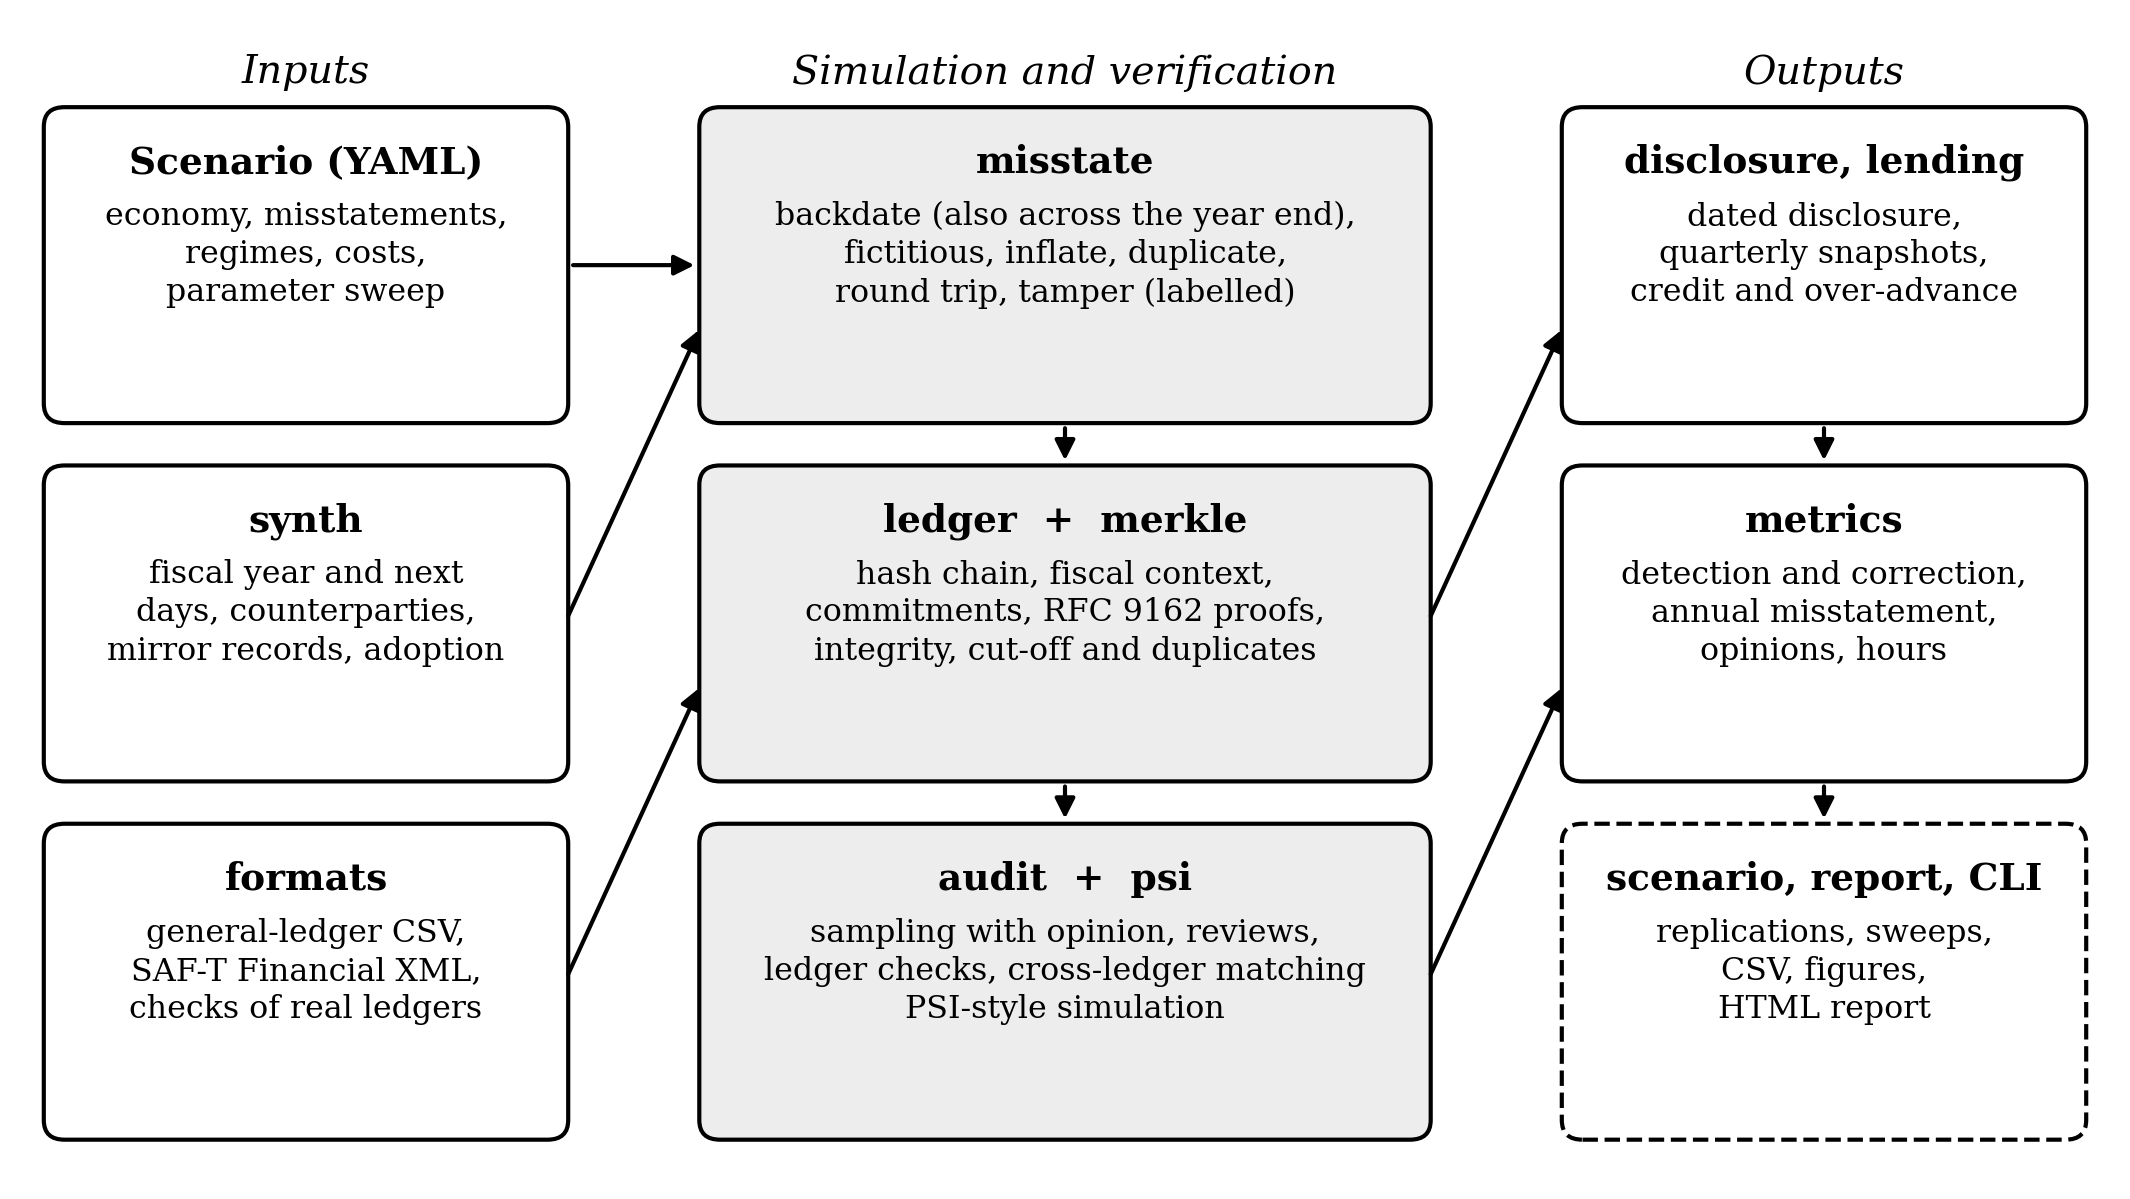

Write Python code to recreate this figure.
"""Draw the architecture figure used in the documentation and the software paper."""

import sys
from pathlib import Path

import matplotlib

matplotlib.use("Agg")
import matplotlib.pyplot as plt  # noqa: E402
from matplotlib.patches import FancyArrowPatch, FancyBboxPatch  # noqa: E402

plt.rcParams.update({"font.family": "DejaVu Serif", "savefig.dpi": 300})
out = Path(sys.argv[1] if len(sys.argv) > 1 else "docs/figures")
fig, ax = plt.subplots(figsize=(7.2, 4.1))
ax.set_xlim(0, 12)
ax.set_ylim(0, 7)
ax.axis("off")


def box(x, y, w, h, title, body, fill="white", dashed=False):
    ax.add_patch(
        FancyBboxPatch(
            (x, y),
            w,
            h,
            boxstyle="round,pad=0.02,rounding_size=0.12",
            fc=fill,
            ec="black",
            lw=1.0,
            ls="--" if dashed else "-",
        )
    )
    ax.text(x + w / 2, y + h - 0.2, title, ha="center", va="top", fontsize=9, fontweight="bold")
    if body:
        ax.text(x + w / 2, y + h - 0.55, body, ha="center", va="top", fontsize=7.6, linespacing=1.3)


def arrow(x1, y1, x2, y2):
    ax.add_patch(FancyArrowPatch((x1, y1), (x2, y2), arrowstyle="-|>", mutation_scale=10, lw=1.0, color="black"))


# column headers
for x, t in ((1.6, "Inputs"), (6.0, "Simulation and verification"), (10.4, "Outputs")):
    ax.text(x, 6.85, t, ha="center", va="top", fontsize=9.5, style="italic")
# inputs
box(0.1, 4.6, 3.0, 1.9, "Scenario (YAML)", "economy, misstatements,\nregimes, costs,\nparameter sweep")
box(0.1, 2.4, 3.0, 1.9, "synth", "fiscal year and next\ndays, counterparties,\nmirror records, adoption")
box(0.1, 0.2, 3.0, 1.9, "formats", "general-ledger CSV,\nSAF-T Financial XML,\nchecks of real ledgers")
# core
box(
    3.9,
    4.6,
    4.2,
    1.9,
    "misstate",
    "backdate (also across the year end),\nfictitious, inflate, duplicate,\nround trip, tamper (labelled)",
    fill="0.93",
)
box(
    3.9,
    2.4,
    4.2,
    1.9,
    "ledger  +  merkle",
    "hash chain, fiscal context,\ncommitments, RFC 9162 proofs,\nintegrity, cut-off and duplicates",
    fill="0.93",
)
box(
    3.9,
    0.2,
    4.2,
    1.9,
    "audit  +  psi",
    "sampling with opinion, reviews,\nledger checks, cross-ledger matching\nPSI-style simulation",
    fill="0.93",
)
# outputs
box(8.9, 4.6, 3.0, 1.9, "disclosure, lending", "dated disclosure,\nquarterly snapshots,\ncredit and over-advance")
box(8.9, 2.4, 3.0, 1.9, "metrics", "detection and correction,\nannual misstatement,\nopinions, hours")
box(8.9, 0.2, 3.0, 1.9, "scenario, report, CLI", "replications, sweeps,\nCSV, figures,\nHTML report", dashed=True)
# arrows
arrow(3.1, 5.55, 3.9, 5.55)
arrow(3.1, 3.35, 3.9, 5.2)
arrow(3.1, 1.15, 3.9, 3.0)
arrow(6.0, 4.6, 6.0, 4.3)
arrow(6.0, 2.4, 6.0, 2.1)
arrow(8.1, 1.15, 8.9, 3.0)
arrow(8.1, 3.35, 8.9, 5.2)
arrow(10.4, 2.4, 10.4, 2.1)
arrow(10.4, 4.6, 10.4, 4.3)
fig.tight_layout()
out.mkdir(parents=True, exist_ok=True)
fig.savefig(out / "architecture.png", bbox_inches="tight")
fig.savefig(out / "architecture.pdf", bbox_inches="tight")
